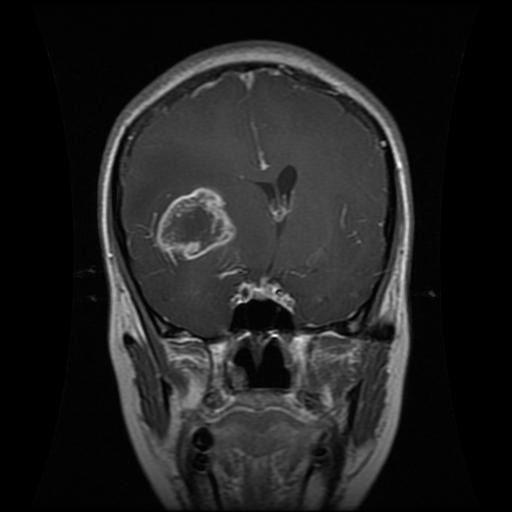
#> input picture Data/train/glioma/Tr-glTr_0009.jpg, 512 x 512 px, found by its file name; its folder holds only this picture in this run
$ python 'düzenleme.py'
#> lines starting #> are read from the running program, lines starting #| are printed output that depends on the picture
import os
import cv2
import numpy as np
from sklearn.preprocessing import LabelEncoder
from sklearn.model_selection import train_test_split

def load_images_from_folder(folder):
    images = []
    labels = []
    for class_folder in os.listdir(folder):
        class_path = os.path.join(folder, class_folder)
        if os.path.isdir(class_path):
            for filename in os.listdir(class_path):
                img_path = os.path.join(class_path, filename)
                img = cv2.imread(img_path)
                if img is not None:
                    images.append(img)
                    labels.append(class_folder)
    return images, labels

def preprocess_images(images):
    processed_images = []
    for img in images:
        # Resize image to a fixed size (e.g., 224x224)
        resized_img = cv2.resize(img, (224, 224))
        # Normalize image
        normalized_img = resized_img / 255.0  # Scale pixel values to [0, 1]
        processed_images.append(normalized_img)
    return np.array(processed_images)

def encode_labels(labels):
    label_encoder = LabelEncoder()
    encoded_labels = label_encoder.fit_transform(labels)
    return encoded_labels, label_encoder.classes_

def main():
    data_dir = 'data2'
    train_dir = os.path.join(data_dir, 'train')
    val_dir = os.path.join(data_dir, 'val')

    # Load and preprocess train images
    train_images, train_labels = load_images_from_folder(train_dir)
#> in load_images_from_folder, img is the input picture: shape (512, 512, 3); min 0, max 255, mean 32.6
#> train_images = 2 items; train_labels = ['glioma', 'meningioma']
    train_images = preprocess_images(train_images)
#> the loop in preprocess_images, `for img in images:` made 2 passes
#> pass 2, in preprocess_images, `resized_img = cv2.resize(img, (224, 224))`:
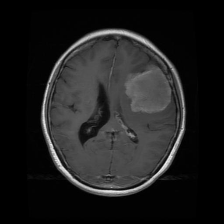
#> resized_img: shape (224, 224, 3); min 0, max 243, mean 30.4
#> after the loop in preprocess_images, `for img in images:`: processed_images = 2 items

    # Encode train labels
    train_encoded_labels, class_names = encode_labels(train_labels)
#> in encode_labels, `encoded_labels = label_encoder.fit_transform(labels)`: encoded_labels = [0, 1]
#> train_encoded_labels = [0, 1]

    # Load and preprocess validation images
    val_images, val_labels = load_images_from_folder(val_dir)
    val_images = preprocess_images(val_images)

    # Encode validation labels
    val_encoded_labels, _ = encode_labels(val_labels)

    """"
    # Save preprocessed data
    np.savez_compressed('preprocessed_data.npz',
                        train_images=train_images, train_labels=train_encoded_labels,
                        val_images=val_images, val_labels=val_encoded_labels,
                        class_names=class_names)
"""
    print("Data preprocessing completed and saved.")

if __name__ == "__main__":
#> (the run stopped early here; a loop or call above may not have finished)
